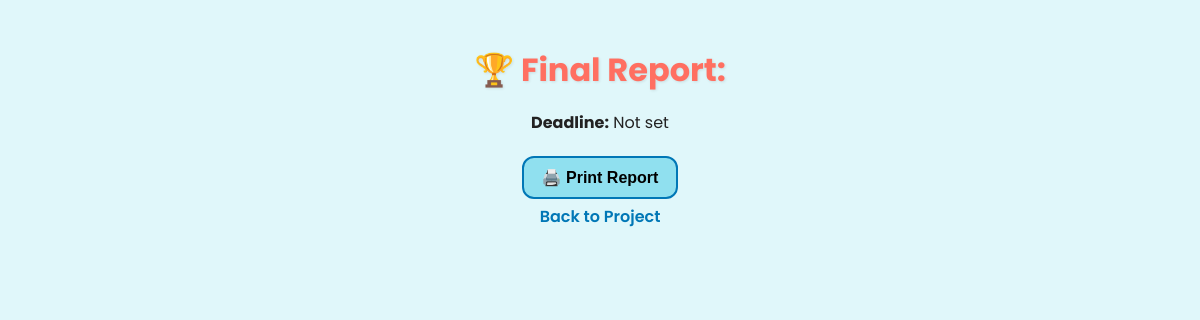
The app's page /project/3/report, older data.
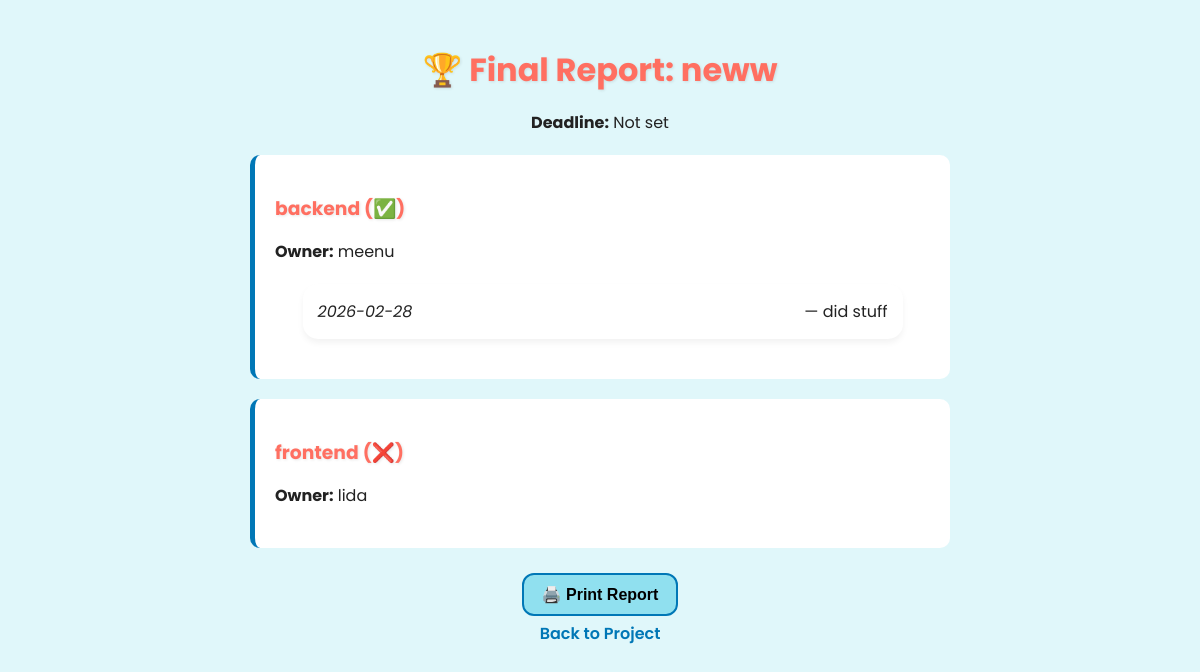
The same page, newer data.
### tables this page shows
CREATE TABLE projects (
            id INTEGER PRIMARY KEY AUTOINCREMENT,
            name TEXT NOT NULL
        , deadline TEXT);

CREATE TABLE modules (
            id INTEGER PRIMARY KEY AUTOINCREMENT,
            name TEXT NOT NULL,
            project_id INTEGER,
            assigned_member_id INTEGER,
            completed INTEGER DEFAULT 0, reassigned_member_id INTEGER,
            FOREIGN KEY (project_id) REFERENCES projects(id),
            FOREIGN KEY (assigned_member_id) REFERENCES members(id)
        );

CREATE TABLE members (
            id INTEGER PRIMARY KEY AUTOINCREMENT,
            name TEXT NOT NULL,
            project_id INTEGER,
            FOREIGN KEY (project_id) REFERENCES projects(id)
        );

CREATE TABLE module_updates (
            id INTEGER PRIMARY KEY AUTOINCREMENT,
            module_id INTEGER,
            update_date TEXT,
            update_text TEXT,
            FOREIGN KEY (module_id) REFERENCES modules(id)
        );

### app.py (the view)
@app.route("/project/<int:project_id>/report")
def project_report(project_id):
    conn = get_db_connection()
    project = conn.execute("SELECT * FROM projects WHERE id = ?", (project_id,)).fetchone()
    modules = conn.execute("""
        SELECT modules.*, members.name AS member_name
        FROM modules
        LEFT JOIN members ON modules.assigned_member_id = members.id
        WHERE modules.project_id = ?
    """, (project_id,)).fetchall()
    updates = {}
    for m in modules:
        m_updates = conn.execute("SELECT * FROM module_updates WHERE module_id = ?", (m['id'],)).fetchall()
        updates[m['id']] = m_updates
    conn.close()
    return render_template("final_report.html", project=project, modules=modules, updates=updates)

### app.py (called while the page is built)
def get_db_connection():
    conn = sqlite3.connect("fairshare.db")
    conn.row_factory = sqlite3.Row  # This allows us to use project['name'] instead of project[1]
    return conn

### templates/final_report.html (shortened to what this page needs)
<!DOCTYPE html>
<html lang="en">
<head>
    <link rel="stylesheet" href="{{ url_for('static', filename='style.css') }}">
</head>
<body>
    <h1>🏆 Final Report: {{ project.name }}</h1>
    <p><strong>Deadline:</strong> {{ project.deadline if project.deadline else 'Not set' }}</p>
    <div style="max-width: 700px; margin: 0 auto;">
        {% for module in modules %}
            <div class="report-card">
                <h3>{{ module.name }} ({{ '✅' if module.completed else '❌' }})</h3>
                <p><strong>Owner:</strong> {{ module.member_name }}</p>
                <ul>
                    {% for update in updates[module.id] %}
                        <li><em>{{ update.update_date }}</em> — {{ update.update_text }}</li>
                    {% endfor %}
                </ul>
            </div>
        {% endfor %}
    </div>
    <div class="no-print">
        <button onclick="window.print()">🖨️ Print Report</button>
        <br>
        <a href="/project/{{ project.id }}">Back to Project</a>
    </div>
</body>
</html>

### static/style.css (style rules this page uses)
body { font-family: 'Poppins', sans-serif; background: #e0f7fa; color: #222; text-align: center; margin: 0; padding: 25px; }
h1, h2, h3 { color: #ff6f61; text-shadow: 1px 1px 3px rgba(0,0,0,0.1); margin-bottom: 15px; }
h1 { animation: float 3s ease-in-out infinite; }
a { color: #0077b6; text-decoration: none; font-weight: 600; transition: color 0.2s ease; }
button { background: #90e0ef; border: 2px solid #0077b6; border-radius: 12px; padding: 10px 18px; font-size: 1em; cursor: pointer; font-weight: bold; transition: all 0.2s ease; margin: 5px; }
ul { list-style: none; padding: 0; max-width: 600px; margin: 20px auto; }
li { margin: 12px 0; padding: 15px; border-radius: 15px; background-color: #ffffff; box-shadow: 0 4px 6px rgba(0,0,0,0.05); display: flex; justify-content: space-between; align-items: center; text-align: left; }

### templates/final_report.html (style rules this page uses)
.report-card { text-align: left; background: white; padding: 20px; margin: 20px auto; border-radius: 10px; border-left: 5px solid #0077b6; }

Row changes from the older to the newer data that the page shows:
added projects: name "neww"
added modules: name "backend", completed "✅", member_name "meenu"
added module_updates: update_date "2026-02-28", update_text "did stuff"
added modules: name "frontend", completed "❌", member_name "lida"
